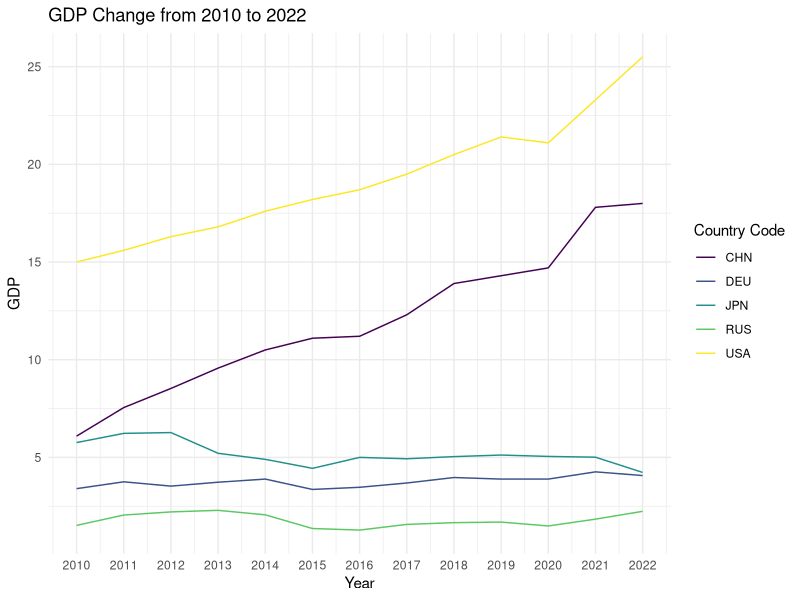
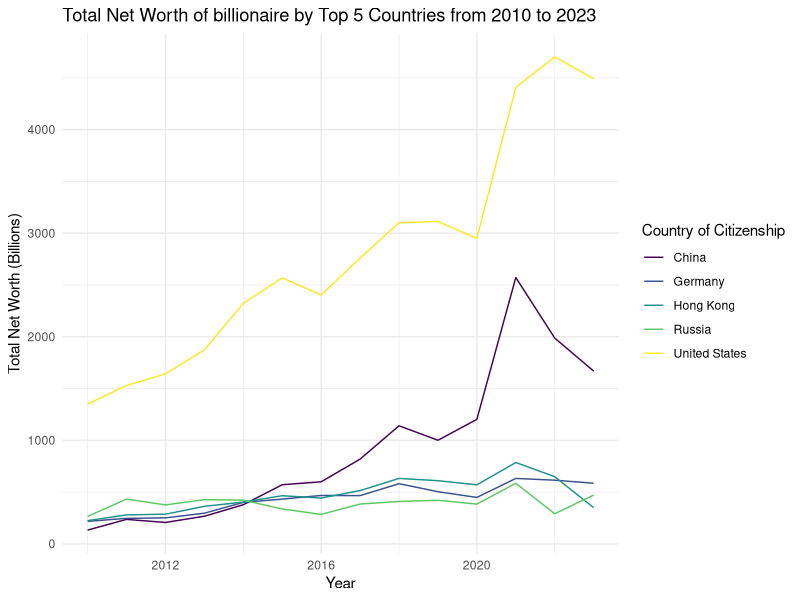
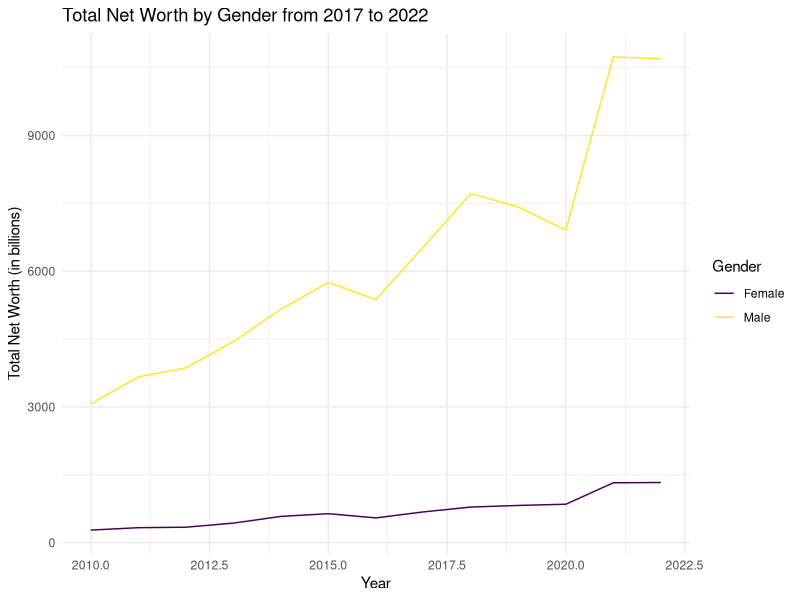
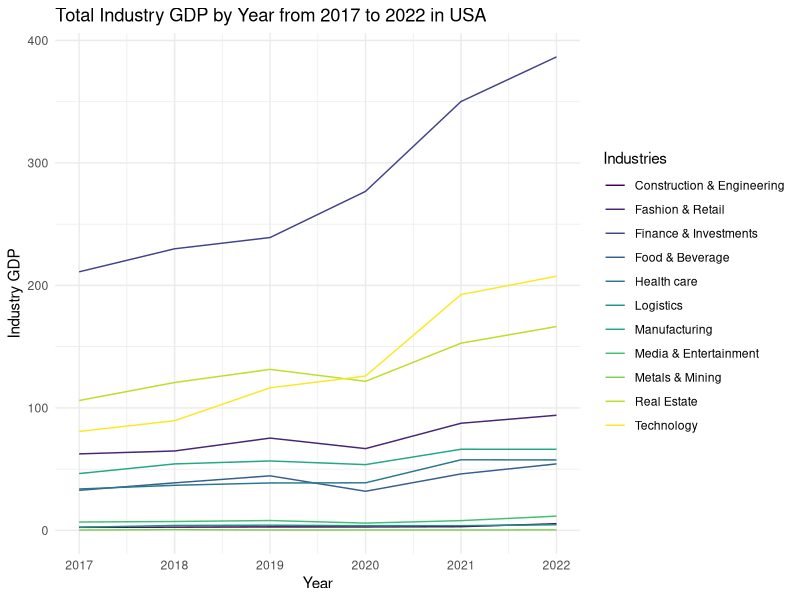
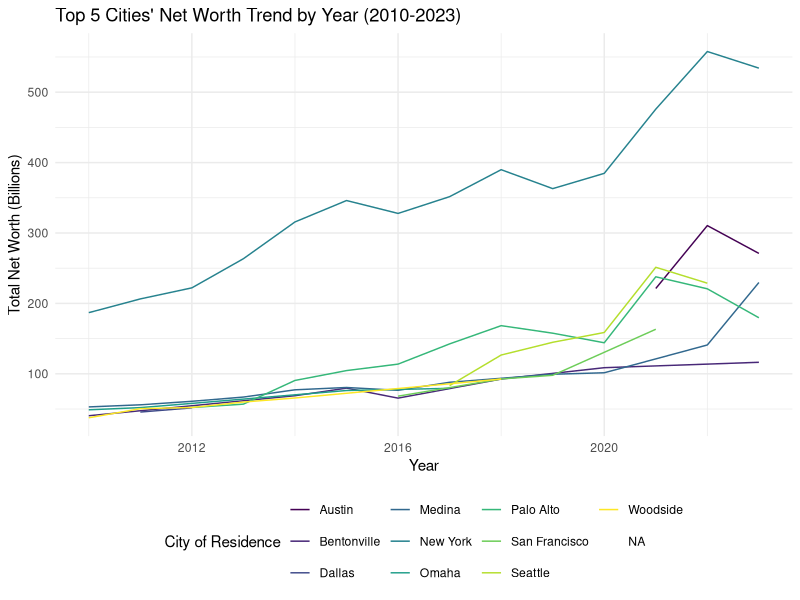
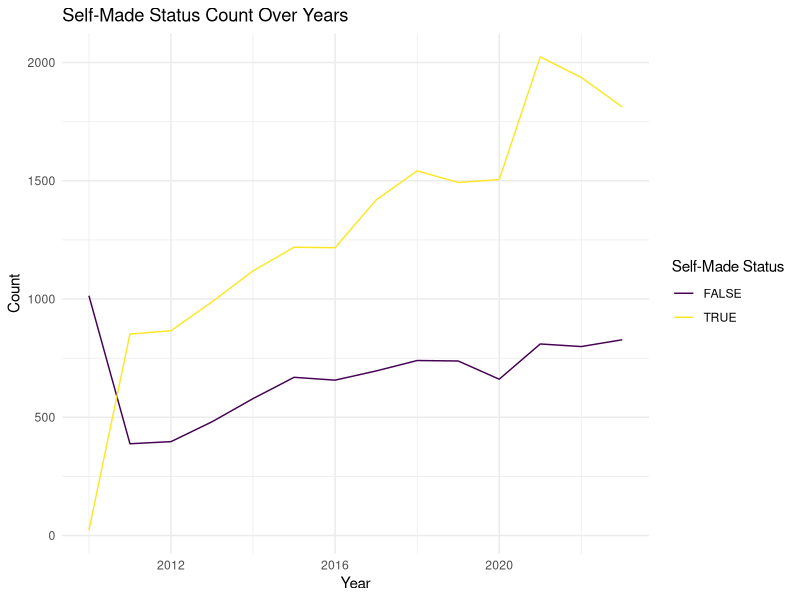
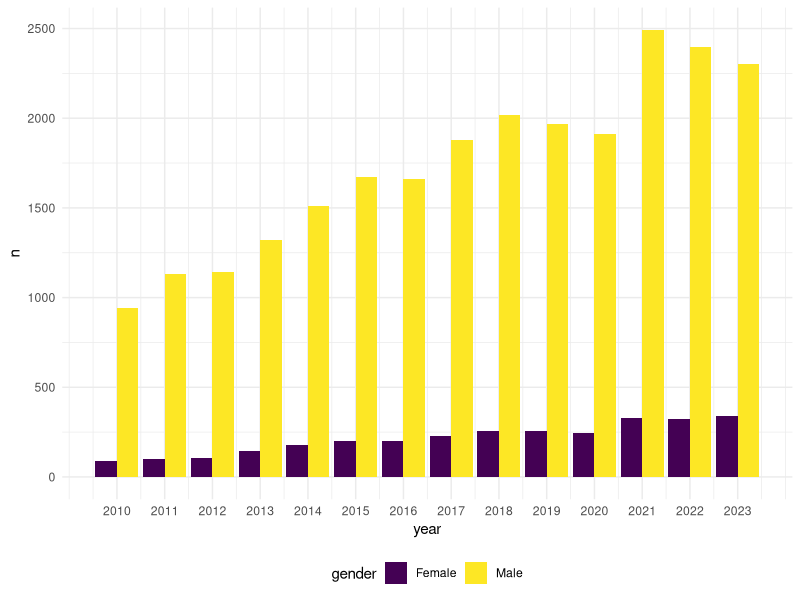
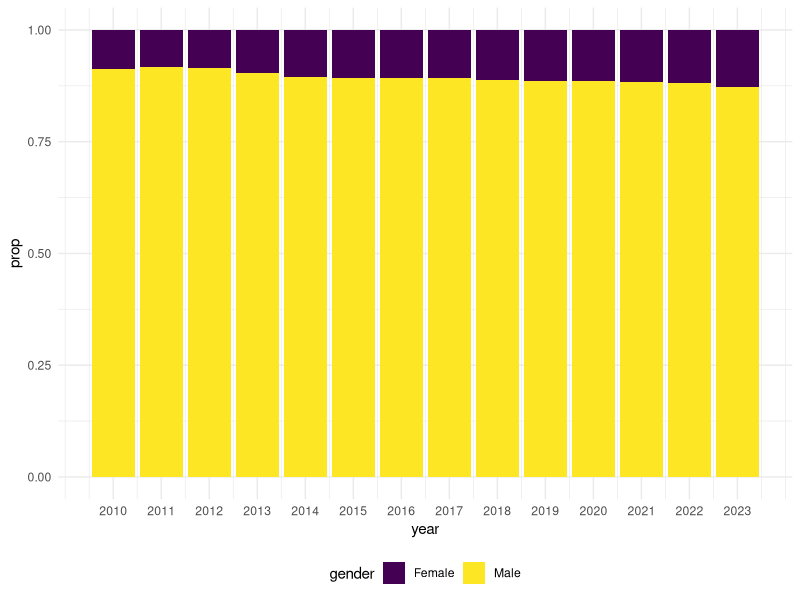

These figures' R source, in order:
## ---- chunk 1
knitr::opts_chunk$set(echo = TRUE, 
                      message = FALSE,
                      warning = FALSE)

library(tidyverse)
library(readxl)
library(dplyr)
library(ggplot2)


options(
  ggplot2.continuous.colour = "viridis",
  ggplot2.continuous.fill = "viridis"
)

scale_colour_discrete = scale_colour_viridis_d
scale_fill_discrete = scale_fill_viridis_d

theme_set(theme_minimal() + theme(legend.position = "bottom"))
## ---- chunk 2
billionaire_gdp_indus_usa <- read.csv("../data/billionaire_gdp_indus_usa.csv")
billionaire_gdp <- read.csv("../data/billionaire_gdp.csv")
gdp <- read.csv("../data/gdp.csv")
## ---- chunk 3
countries <- c("USA", "CHN", "RUS", "JPN", "DEU")

gdp_selected <- 
  gdp[gdp$code %in% countries & gdp$year >= 2010 & gdp$year <= 2022, ]

# draw GDP plot
ggplot(data = gdp_selected, aes(x = year, y = gdp, color = code)) +
  geom_line() +
  theme_minimal() +
  labs(title = "GDP Change from 2010 to 2022",
       x = "Year", y = "GDP",
       color = "Country Code") +
  scale_x_continuous(breaks = 2010:2022) 

## ---- chunk 4
data_filtered <- billionaire_gdp %>%
  filter(year >= 2010 & year <= 2023)

# group by country net worth over time 
total_net_worth_by_country <- data_filtered %>%
  group_by(country_of_citizenship) %>%
  summarise(total_net_worth = sum(net_worth, na.rm = TRUE))

# net worth top 5 countries
top_countries <- total_net_worth_by_country %>%
  top_n(5, total_net_worth) %>%
  pull(country_of_citizenship)

top_countries_data <- data_filtered %>%
  filter(country_of_citizenship %in% top_countries)

total_net_worth_by_year_country <- top_countries_data %>%
  group_by(year, country_of_citizenship) %>%
  summarise(total_net_worth = sum(net_worth, na.rm = TRUE))

# plot
ggplot(total_net_worth_by_year_country, aes(x = year, y = total_net_worth, group = country_of_citizenship, color = country_of_citizenship)) +
  geom_line() +
  theme_minimal() +
  labs(title = "Total Net Worth of billionaire by Top 5 Countries from 2010 to 2023",
       x = "Year", y = "Total Net Worth (Billions)",
       color = "Country of Citizenship")

## ---- chunk 5

billionaires_filtered <- billionaire_gdp %>%
  filter(year >= 2010 & year <= 2022) %>%  na.omit()

total_net_worth_by_year_gender <- billionaires_filtered %>%
  group_by(year, gender) %>%
  summarise(total_net_worth = sum(net_worth, na.rm = TRUE))



ggplot(total_net_worth_by_year_gender, aes(x = year, y = total_net_worth, color = gender)) +
  geom_line() +
  theme_minimal() +
  labs(title = "Total Net Worth by Gender from 2017 to 2022",
       x = "Year", y = "Total Net Worth (in billions)",
       color = "Gender")

## ---- chunk 6
data_filtered <- billionaire_gdp_indus_usa %>%
  filter(year >= 2017 & year <= 2022) %>% 
  drop_na(industry_gdp)


total_gdp_by_year_industry <- data_filtered %>%
  group_by(year, industries) %>%
  summarise(total_gdp_by_year_industry = sum(industry_gdp, na.rm = TRUE))

total_gdp_by_year_industry |> 
  ggplot(aes(x = year, y = total_gdp_by_year_industry, group = industries, color = industries)) +
    geom_line() +
    theme_minimal() +
    labs(title = "Total Industry GDP by Year from 2017 to 2022 in USA",
         x = "Year", y = "Industry GDP",
         color = "Industries")

## ---- chunk 7
data_filtered <- billionaire_gdp %>%
  filter(year >= 2010 & year <= 2023, country_of_citizenship == "United States")

net_worth_by_city_year <- data_filtered %>%
  group_by(year, city_of_residence) %>%
  summarise(total_net_worth = sum(net_worth, na.rm = TRUE)) %>%
  ungroup()

# top5
top_cities_by_year <- net_worth_by_city_year %>%
  group_by(year) %>%
  slice_max(order_by = total_net_worth, n = 5) %>%
  ungroup()

ggplot(top_cities_by_year, aes(x = year, y = total_net_worth, group = city_of_residence, color = city_of_residence)) +
  geom_line() +
  theme_minimal() +
  labs(title = "Top 5 Cities' Net Worth Trend by Year (2010-2023)",
       x = "Year", y = "Total Net Worth (Billions)",
       color = "City of Residence") +
  theme(legend.position = "bottom")
## ---- chunk 8

self_made_trend <- billionaire_gdp %>%
  group_by(year, self_made) %>%
  summarise(count = n(), .groups = 'drop')


ggplot(self_made_trend, aes(x = year, y = count, color = self_made, group = self_made)) +
  geom_line() +
  theme_minimal() +
  labs(title = "Self-Made Status Count Over Years",
       x = "Year", y = "Count",
       color = "Self-Made Status")

## ---- chunk 9
billionaire_gdp |> 
  drop_na(gender) |> 
  group_by(year, gender) |> 
  summarize(n = n()) |> 
  ggplot(aes(x = year, y = n, fill = gender)) +
  geom_bar(position="dodge", stat="identity") +
  scale_x_continuous(breaks = 2010:2023)
## ---- chunk 10
# scale it to 1 to analyze the proportions
bil_gender_prop <-
  billionaire_gdp|> 
  drop_na(gender) |> 
  group_by(year, gender) |> 
  summarize(n = n()) |> 
  group_by(year) |> 
  mutate(total = sum(n),
         prop = n/ total)

bil_gender_prop |> 
  ggplot(aes(x = year, y = prop, fill = gender))+
  geom_bar(position="stack", stat="identity") +
  scale_x_continuous(breaks = 2010:2023)
  
## ---- chunk 11
billionaire_gdp |> 
  drop_na(industries) |> 
  group_by(year, industries) |> 
  summarize(n = n()) |> 
  ggplot(aes(x = year, y = n, fill = industries)) +
  geom_bar(position="stack", stat="identity") +
  scale_x_continuous(breaks = 2010:2023)
## ---- chunk 12
billionaire_gdp |> 
  group_by(year) |> 
  summarize(ave_net_worth = mean(net_worth)) |> 
  ggplot(aes(x = year, y = ave_net_worth)) +
  geom_line() +
  geom_point() +
  scale_x_continuous(breaks = 2010:2023)
## ---- chunk 13
billionaire_gdp |> 
  drop_na(self_made) |> 
  group_by(year, self_made) |> 
  summarize(n = n()) |> 
  ggplot(aes(x = year, y = n, fill = self_made)) +
  geom_bar(position="dodge", stat="identity") +
  scale_x_continuous(breaks = 2010:2023)
## ---- chunk 14
# scale it to 1 to analyze the proportions
bil_selfmade_prop <-
  billionaire_gdp|> 
  drop_na(self_made) |> 
  group_by(year, self_made) |> 
  summarize(n = n()) |> 
  group_by(year) |> 
  mutate(total = sum(n),
         prop = n/ total)

bil_selfmade_prop |> 
  ggplot(aes(x = year, y = prop, fill = self_made)) +
  geom_bar(position="stack", stat="identity") +
  scale_x_continuous(breaks = 2010:2023)
## ---- chunk 15
billionaire_gdp_indus_usa |> 
  drop_na(industry_gdp) |> 
  group_by(year, industries) |> 
  summarize(n = n()) |> 
  ggplot(aes(x = year, y = n, fill = industries)) +
  geom_bar(position="stack", stat="identity") +
  scale_x_continuous(breaks = 2017:2022)
## ---- chunk 16
bil_us_indus_prop <-
  billionaire_gdp_indus_usa |> 
  drop_na(industry_gdp) |> 
  group_by(year, industries) |> 
  summarize(n = n())|> 
  group_by(year) |> 
  mutate(total = sum(n),
         prop = n / total)

bil_us_indus_prop |> 
  ggplot(aes(x = year, y = prop, fill = industries)) +
  geom_bar(position="stack", stat="identity") +
  scale_x_continuous(breaks = 2017:2022)
